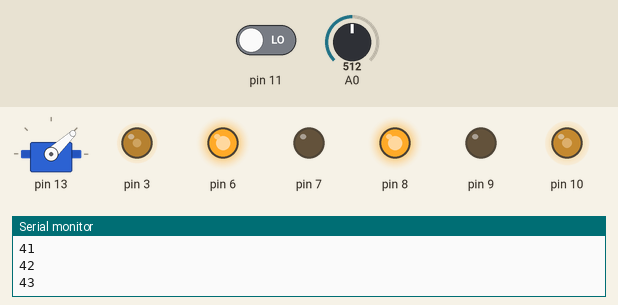
The sketch below on a simulated Arduino Uno, built with avr-gcc and run on an emulated ATmega328P. Shown: servo, output pins drawn as LEDs (lit = HIGH), the last lines printed to the serial monitor. Inputs (shaded band) come from the test bench; at power-on: pin 11 LOW, A0 = 512.

Above: at 0.1 s.
At 0.8 s:
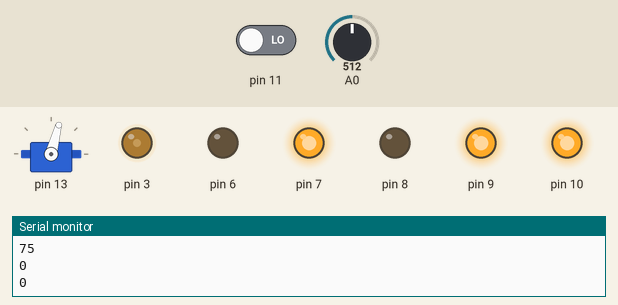
At 8.8 s:
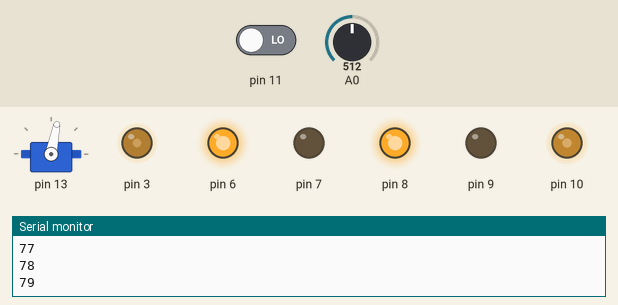
At 9.5 s:
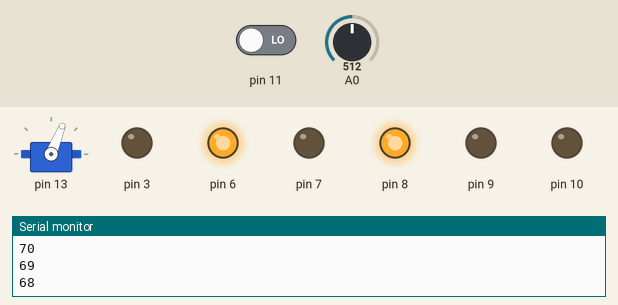
Timing chart, 0 to 11.0 s (numbered marks = the images above):
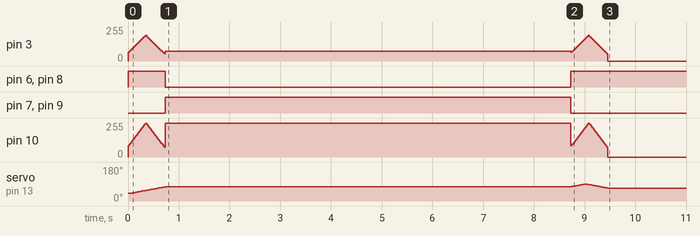

The sketch:

Projet.ino
```cpp
#include "src/modules/ARDUINO/Capteur/Infrared.h"
#include "src/modules/ARDUINO/Robot/Robot.h"
#include "src/modules/ARDUINO/Bouton/Bouton.h"
#include "src/modules/ARDUINO/constants.h"

Infrared capteur;
Robot robot;
Bouton bouton;

void setup() {
  // put your setup code here, to run once:
  capteur.init();
  bouton.init(PINS::BOUTON);
  Serial.begin(9600);
  robot.init();
  bouton.waitUntilPressed();
  robot.main();
}

void loop() {
}
```

Bouton.cpp
```cpp
//
// Created by mathi on 13/02/2024.
//

#include "Bouton.h"
#include <Arduino.h>
#include "../constants.h"

void Bouton::init(int pin) {
    PIN = pin;
}

int Bouton::readValue() {
    return digitalRead(PIN);
}

bool Bouton::waitUntilPressed() {
    while (readValue() != BOUTON::TARGET_VALUE) {
        delay(BOUTON::DELAI_ATTENTE);
    }
    return true;
}
```

Bouton.h
```cpp
//
// Created by mathi on 13/02/2024.
//

#ifndef PROJET_BOUTON_H
#define PROJET_BOUTON_H

#include <Arduino.h>

class Bouton {
public:
    void init(int pin);
public:
    int PIN;
    int readValue();
    bool waitUntilPressed();
};


#endif //PROJET_BOUTON_H
```

Infrared.cpp
```cpp
// Infrared.cpp
#include <Arduino.h>
#include "Infrared.h"
#include "../constants.h"

float Infrared::distanceBrute() {
    return analogRead(PINS::INFRARED) / 1023.0 * 5.0;
}

int Infrared::convertirDistance(float raw) {
    if (raw < 1.0) {
        return -17143.0 * pow(raw, 5.0) + 57924.0 * pow(raw, 4.0) - 77112.0 * pow(raw, 3.0) + 50630.0 * pow(raw, 2.0) - 16509.0 * raw + 2211.7;
    }
    return 26.287 * pow(raw, -1.066);
}

void Infrared::init() {
    pinMode(PINS::INFRARED, INPUT);
}

int Infrared::mesure() {
    return convertirDistance(distanceBrute());
}
```

Infrared.h
```cpp
// Infrared.h
#ifndef PROJET_ULTRASONS_H
#define PROJET_ULTRASONS_H

#include <Arduino.h>
#include "../constants.h"


class Infrared {
public:
    void init();
    int mesure();
    float distanceBrute();
    int convertirDistance(float raw);
};

#endif // PROJET_ULTRASONS_H
```

Moteur.cpp
```cpp
// Moteur.cpp
#include <Arduino.h>
#include "Moteur.h"
#include "../constants.h"

void Moteur::init(int enable, int in1, int in2) {
    pinMode(enable, OUTPUT);
    pinMode(in1, OUTPUT);
    pinMode(in2, OUTPUT);
    EN = enable;
    this->in1 = in1;
    this->in2 = in2;
}

void Moteur::config_speed(int speed) {
    analogWrite(EN, speed);
}

void Moteur::start() {
    config_speed(MOTEUR::VITESSE_MIN);
}

void Moteur::stop() {
    config_speed(0);
}

void Moteur::config_spinning(char direction) {
    bool isForward = (direction == DIRECTION::AVANT);
    Serial.println(isForward);
    digitalWrite(in1, isForward);
    digitalWrite(in2, !isForward);
}
```

Moteur.h
```cpp
// Moteur.h
#ifndef PROJET_MOTEUR_H
#define PROJET_MOTEUR_H

#include <Arduino.h>
#include "../constants.h"

class Moteur {
public:
    void init(int enable, int in1, int in2);
    void config_speed(int speed);
    void start();
    void stop();
    void config_spinning(char direction);

private:
    int EN;
    int in1;
    int in2;
};

#endif //PROJET_MOTEUR_H
```

Robot.cpp
```cpp
//
// Created by mathi on 07/02/2024.
//

#include <Arduino.h>
#include "Robot.h"
#include "../Capteur/Infrared.h"
#include "../Moteurs_Roue/Moteur.h"
#include "../constants.h"
#include "../Servomoteur/Servomoteur.h"

void Robot::init() {
    capteur.init();
    gauche.init(PINS::ENA, PINS::IN1, PINS::IN2);
    droite.init(PINS::ENB, PINS::IN3, PINS::IN4);
    s.init();
}

void Robot::config_speed(int speed,float offset) {
    gauche.config_speed(speed-offset);
    droite.config_speed(speed);
}

void Robot::speed_up(int speed, int target_speed, int increment) {
    int i=0;
    while (speed < target_speed) {
        speed += increment;
        config_speed(speed,MOTEUR::OFFSET +2.5*i);
        delay(MOTEUR::DELAI_VARIATION_VITESSE);
        s.next();
        i++;
    }
}

void Robot::slow_down(int speed, int target_speed, int increment) {
    int i=17;
    while (speed > target_speed) {
        speed -= increment;
        config_speed(speed,MOTEUR::OFFSET+2.5*i);
        delay(MOTEUR::DELAI_VARIATION_VITESSE);
        s.next();
        i--;
    }
}

void Robot::config_spinning(char direction) {
    gauche.config_spinning(direction);
    droite.config_spinning(direction);
}
void Robot::start() {
    gauche.start();
    droite.start();
}

void Robot::stop() {
    gauche.stop();
    droite.stop();
}

void Robot::halfturn() {
    stop();
    config_spinning(DIRECTION::ARRIERE);
    start();
    droite.config_speed(MOTEUR::VITESSE_MIN + MOTEUR::DIFF_VITESSE_DEMITOUR);
    delay(MOTEUR::DELAI_DEMI_TOUR);
    stop();
    config_spinning(DIRECTION::AVANT);
    s.next();
}

void Robot::straight_line() {
    config_spinning(DIRECTION::AVANT);
    start();
    speed_up(MOTEUR::VITESSE_MIN, MOTEUR::VITESSE_MAX, MOTEUR::INCREMENT);
    while (capteur.mesure() > MOTEUR::DISTANCE_FREINAGE) {
        delay(MOTEUR::DELAI_LINEAIRE);
        s.next();
    }
    slow_down(MOTEUR::VITESSE_MAX, MOTEUR::VITESSE_MIN, MOTEUR::INCREMENT);
    stop();
}

void Robot::journey() {
    straight_line();
    halfturn();
    straight_line();
}

int Robot::main() {
    journey();
    return 0;
}
```

Robot.h
```cpp
// Robot.h
#ifndef PROJET_SYSTEME_H
#define PROJET_SYSTEME_H

#include <Arduino.h>
#include "../Capteur/Infrared.h"
#include "../Moteurs_Roue/Moteur.h"
#include "../constants.h"
#include "../Servomoteur/Servomoteur.h"


class Robot {
    Infrared capteur;
    Moteur gauche;
    Moteur droite;
    Servomoteur s;

public:
    void init();
    void config_speed(int speed,float offset);
    void speed_up(int speed, int target_speed, int increment);
    void slow_down(int speed, int target_speed, int increment);
    void config_spinning(char direction);
    void start();
    void stop();
    void halfturn();
    void straight_line();
    void journey();
    int main();
};

#endif // PROJET_SYSTEME_H
```

Servomoteur.h
```cpp
// Servomoteur.h
#ifndef PROJET_SERVOMOTEUR_H
#define PROJET_SERVOMOTEUR_H

#include <Arduino.h>
#include <Servo.h>
#include "../constants.h"

class Servomoteur {
public:
    void init();
    void write_angle(int angle);
    void next();

private:
    int cpt;
    int max;
    Servo servo;
};

#endif //PROJET_SERVOMOTEUR_H
```

servomoteur.cpp
```cpp
// Servomoteur.cpp
#include <Arduino.h>
#include "Servomoteur.h"
#include <Servo.h>
#include "../constants.h"

Servo servo;

void Servomoteur::init() {
    servo.attach(PINS::SERVO);
    cpt = 0;
    max = (SERVO::MAX_ANGLE - SERVO::MIN_ANGLE) * 2 / SERVO::INCREMENT;
    write_angle(SERVO::MIN_ANGLE);
}

void Servomoteur::write_angle(int angle) {
    Serial.println(angle);
    servo.write(angle);
}

void Servomoteur::next() {
    int angle;
    cpt = cpt % 140;
    if (cpt >= max/2) {
        angle = (max - cpt) * SERVO::INCREMENT;
    }
    else {
        angle = cpt * SERVO::INCREMENT;
    }
    write_angle(SERVO::MIN_ANGLE + angle);
    cpt++;
}
```

constants.h
```cpp
// constants.h
#ifndef PROJET_CONSTANTS_H
#define PROJET_CONSTANTS_H

namespace PINS {
    const int ENA =  3;
    const int ENB =  10;
    const int IN1 =  6;
    const int IN2 =  7;
    const int IN3 =  8;
    const int IN4 =  9;
    const int INFRARED =  0;
    const int SERVO =  13;
    const int BOUTON = 11;
}

namespace DIRECTION {
    const char AVANT = 'V';
    const char ARRIERE = 'R';
}

namespace MOTEUR {
    const int VITESSE_MIN =  75;
    const int VITESSE_MAX =  255;
    const int VITESSE_DEMI_TOUR =  70;
    const int DELAI_VARIATION_VITESSE = 20;
    const int DELAI_DEMI_TOUR = 8000;
    const int DELAI_LINEAIRE = 200;
    const int INCREMENT =  10;
    const int DISTANCE_FREINAGE = 40;
    const int DIFF_VITESSE_DEMITOUR = 185;
    const int OFFSET=20;
}

namespace SIDES {
    const char GAUCHE = 'L';
    const char DROITE = 'R';
}

namespace SERVO {
    const int INCREMENT =  1;
    const int MIN_ANGLE =  40;
    const int MAX_ANGLE =  90;
}

namespace BOUTON {
    const int TARGET_VALUE = 0;
    const int DELAI_ATTENTE = 200;
}

#endif //PROJET_CONSTANTS_H
```
